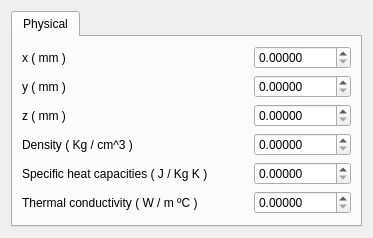
          <widget class="QWidget" name="tab_board">
           <attribute name="title">
            <string>Board</string>
           </attribute>
           <layout class="QVBoxLayout" name="verticalLayout_6">
            <item>
             <widget class="QTabWidget" name="tabWidget_4">
              <widget class="QWidget" name="tab_cpu_board_physical">
               <attribute name="title">
                <string>Physical</string>
               </attribute>
               <layout class="QVBoxLayout" name="verticalLayout_7">
                <item>
                 <layout class="QHBoxLayout" name="horizontalLayout_17">
                  <item>
                   <widget class="QLabel" name="label_14">
                    <property name="text">
                     <string>x ( mm )</string>
                    </property>
                    <property name="buddy">
                     <cstring>doubleSpinBox_cpu_board_physical_x</cstring>
                    </property>
                   </widget>
                  </item>
                  <item>
                   <spacer name="horizontalSpacer_16">
                    <property name="orientation">
                     <enum>Qt::Horizontal</enum>
                    </property>
                    <property name="sizeHint" stdset="0">
                     <size>
                      <width>40</width>
                      <height>20</height>
                     </size>
                    </property>
                   </spacer>
                  </item>
                  <item>
                   <widget class="QDoubleSpinBox" name="doubleSpinBox_cpu_board_physical_x">
                    <property name="decimals">
                     <number>5</number>
                    </property>
                    <property name="maximum">
                     <double>99999.999989999996615</double>
                    </property>
                   </widget>
                  </item>
                 </layout>
                </item>
                <item>
                 <layout class="QHBoxLayout" name="horizontalLayout_20">
                  <item>
                   <widget class="QLabel" name="label_17">
                    <property name="text">
                     <string>y ( mm )</string>
                    </property>
                    <property name="buddy">
                     <cstring>doubleSpinBox_cpu_board_physical_y</cstring>
                    </property>
                   </widget>
                  </item>
                  <item>
                   <spacer name="horizontalSpacer_19">
                    <property name="orientation">
                     <enum>Qt::Horizontal</enum>
                    </property>
                    <property name="sizeHint" stdset="0">
                     <size>
                      <width>40</width>
                      <height>20</height>
                     </size>
                    </property>
                   </spacer>
                  </item>
                  <item>
                   <widget class="QDoubleSpinBox" name="doubleSpinBox_cpu_board_physical_y">
                    <property name="decimals">
                     <number>5</number>
                    </property>
                    <property name="maximum">
                     <double>99999.999989999996615</double>
                    </property>
                   </widget>
                  </item>
                 </layout>
                </item>
                <item>
                 <layout class="QHBoxLayout" name="horizontalLayout_18">
                  <item>
                   <widget class="QLabel" name="label_15">
                    <property name="text">
                     <string>z ( mm )</string>
                    </property>
                    <property name="buddy">
                     <cstring>doubleSpinBox_cpu_board_physical_z</cstring>
                    </property>
                   </widget>
                  </item>
                  <item>
                   <spacer name="horizontalSpacer_17">
                    <property name="orientation">
                     <enum>Qt::Horizontal</enum>
                    </property>
                    <property name="sizeHint" stdset="0">
                     <size>
                      <width>40</width>
                      <height>20</height>
                     </size>
                    </property>
                   </spacer>
                  </item>
                  <item>
                   <widget class="QDoubleSpinBox" name="doubleSpinBox_cpu_board_physical_z">
                    <property name="decimals">
                     <number>5</number>
                    </property>
                    <property name="maximum">
                     <double>99999.999989999996615</double>
                    </property>
                   </widget>
                  </item>
                 </layout>
                </item>
                <item>
                 <layout class="QHBoxLayout" name="horizontalLayout_21">
                  <item>
                   <widget class="QLabel" name="label_18">
                    <property name="text">
                     <string>Density ( Kg / cm^3 )</string>
                    </property>
                    <property name="buddy">
                     <cstring>doubleSpinBox_cpu_board_physical_p</cstring>
                    </property>
                   </widget>
                  </item>
                  <item>
                   <spacer name="horizontalSpacer_20">
                    <property name="orientation">
                     <enum>Qt::Horizontal</enum>
                    </property>
                    <property name="sizeHint" stdset="0">
                     <size>
                      <width>40</width>
                      <height>20</height>
                     </size>
                    </property>
                   </spacer>
                  </item>
                  <item>
                   <widget class="QDoubleSpinBox" name="doubleSpinBox_cpu_board_physical_p">
                    <property name="decimals">
                     <number>5</number>
                    </property>
                    <property name="maximum">
                     <double>99999.999989999996615</double>
                    </property>
                   </widget>
                  </item>
                 </layout>
                </item>
                <item>
                 <layout class="QHBoxLayout" name="horizontalLayout_19">
                  <item>
                   <widget class="QLabel" name="label_16">
                    <property name="text">
                     <string>Specific heat capacities ( J / Kg K )</string>
                    </property>
                    <property name="buddy">
                     <cstring>doubleSpinBox_cpu_board_physical_c_p</cstring>
                    </property>
                   </widget>
                  </item>
                  <item>
                   <spacer name="horizontalSpacer_18">
                    <property name="orientation">
                     <enum>Qt::Horizontal</enum>
                    </property>
                    <property name="sizeHint" stdset="0">
                     <size>
                      <width>40</width>
                      <height>20</height>
                     </size>
                    </property>
                   </spacer>
                  </item>
                  <item>
                   <widget class="QDoubleSpinBox" name="doubleSpinBox_cpu_board_physical_c_p">
                    <property name="decimals">
                     <number>5</number>
                    </property>
                    <property name="maximum">
                     <double>99999.999989999996615</double>
                    </property>
                   </widget>
                  </item>
                 </layout>
                </item>
                <item>
                 <layout class="QHBoxLayout" name="horizontalLayout_16">
                  <item>
                   <widget class="QLabel" name="label_13">
                    <property name="text">
                     <string>Thermal conductivity ( W / m ºC )</string>
                    </property>
                    <property name="buddy">
                     <cstring>doubleSpinBox_cpu_board_physical_k</cstring>
                    </property>
                   </widget>
                  </item>
                  <item>
                   <spacer name="horizontalSpacer_15">
                    <property name="orientation">
                     <enum>Qt::Horizontal</enum>
                    </property>
                    <property name="sizeHint" stdset="0">
                     <size>
                      <width>40</width>
                      <height>20</height>
                     </size>
                    </property>
                   </spacer>
                  </item>
                  <item>
                   <widget class="QDoubleSpinBox" name="doubleSpinBox_cpu_board_physical_k">
                    <property name="decimals">
                     <number>5</number>
                    </property>
                    <property name="maximum">
                     <double>99999.999989999996615</double>
                    </property>
                   </widget>
                  </item>
                 </layout>
                </item>
               </layout>
              </widget>
             </widget>
            </item>
           </layout>
          </widget>
